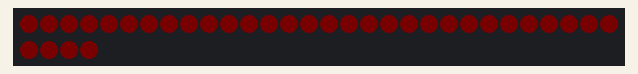
Recording of a sketch running on a simulated Arduino Uno, built with avr-gcc and run on an emulated ATmega328P. On the bench: 34 RGB LEDs in strip order, left to right, continuing on the next row. Dim RGB values are drawn brighter than linear.

Above: at 0.28 s.
At 2.44 s:
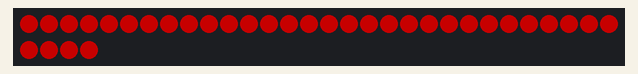
At 4.89 s:
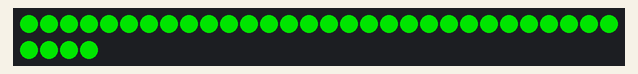
At 6.42 s:
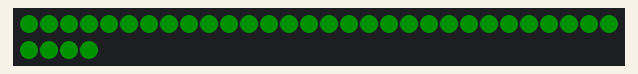

The sketch:

breathing.ino
```cpp
#include <FastLED.h>
#include <string.h>

#define LED_PIN     7
#define NUM_LEDS    34
#define RED    0
#define ORANGE 32
#define YELLOW 64
#define GREEN 96
#define AQUA 128
#define BLUE 160
#define PURPLE 192
#define PINK 224

//setup
int d1 = 5; //speed
static uint8_t hues[] = {RED, GREEN};

CRGB leds[NUM_LEDS];
static uint8_t hue; // unsigned integer 0 - 255
static uint8_t value;

void setup() {
  FastLED.addLeds<WS2812, LED_PIN, GRB>(leds, NUM_LEDS);
  Serial.begin(9600);
}

void loop(){
  //breathing
  for (int i = 0; i < sizeof(hues); i++){
    hue = hues[i];
    while (value  < 255) {
      FastLED.showColor(CHSV(hue, 255, value++));
      delay(d1);
    }
    while (value > 0){
      FastLED.showColor(CHSV(hue, 255, value--));
      delay(d1);
    }
    delay(50);
  }
}
```

Measured:
- by itself, everything shown: repeats every 6.7 s, in 26 steps
